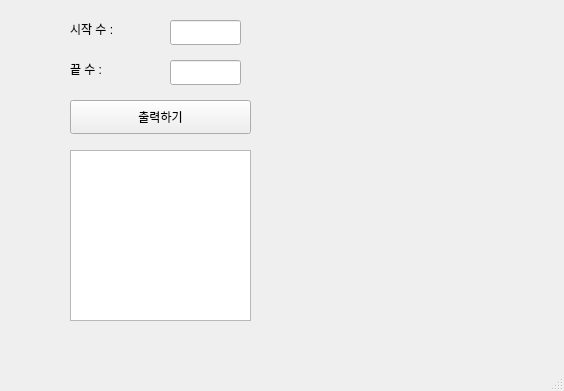
<?xml version="1.0" encoding="UTF-8"?>
<ui version="4.0">
 <class>MainWindow</class>
 <widget class="QMainWindow" name="MainWindow">
  <property name="geometry">
   <rect>
    <x>0</x>
    <y>0</y>
    <width>564</width>
    <height>391</height>
   </rect>
  </property>
  <property name="windowTitle">
   <string>MainWindow</string>
  </property>
  <widget class="QWidget" name="centralwidget">
   <widget class="QLabel" name="lbl">
    <property name="geometry">
     <rect>
      <x>70</x>
      <y>20</y>
      <width>111</width>
      <height>18</height>
     </rect>
    </property>
    <property name="text">
     <string>시작 수 :</string>
    </property>
   </widget>
   <widget class="QLineEdit" name="le1">
    <property name="geometry">
     <rect>
      <x>170</x>
      <y>20</y>
      <width>71</width>
      <height>25</height>
     </rect>
    </property>
   </widget>
   <widget class="QPushButton" name="pb">
    <property name="geometry">
     <rect>
      <x>70</x>
      <y>100</y>
      <width>181</width>
      <height>34</height>
     </rect>
    </property>
    <property name="text">
     <string>출력하기</string>
    </property>
   </widget>
   <widget class="QTextEdit" name="te">
    <property name="geometry">
     <rect>
      <x>70</x>
      <y>150</y>
      <width>181</width>
      <height>171</height>
     </rect>
    </property>
   </widget>
   <widget class="QLabel" name="lbl_2">
    <property name="geometry">
     <rect>
      <x>70</x>
      <y>60</y>
      <width>111</width>
      <height>18</height>
     </rect>
    </property>
    <property name="text">
     <string>끝 수 :</string>
    </property>
   </widget>
   <widget class="QLineEdit" name="le2">
    <property name="geometry">
     <rect>
      <x>170</x>
      <y>60</y>
      <width>71</width>
      <height>25</height>
     </rect>
    </property>
   </widget>
  </widget>
  <widget class="QMenuBar" name="menubar">
   <property name="geometry">
    <rect>
     <x>0</x>
     <y>0</y>
     <width>564</width>
     <height>21</height>
    </rect>
   </property>
  </widget>
  <widget class="QStatusBar" name="statusbar"/>
 </widget>
 <resources/>
 <connections/>
</ui>
